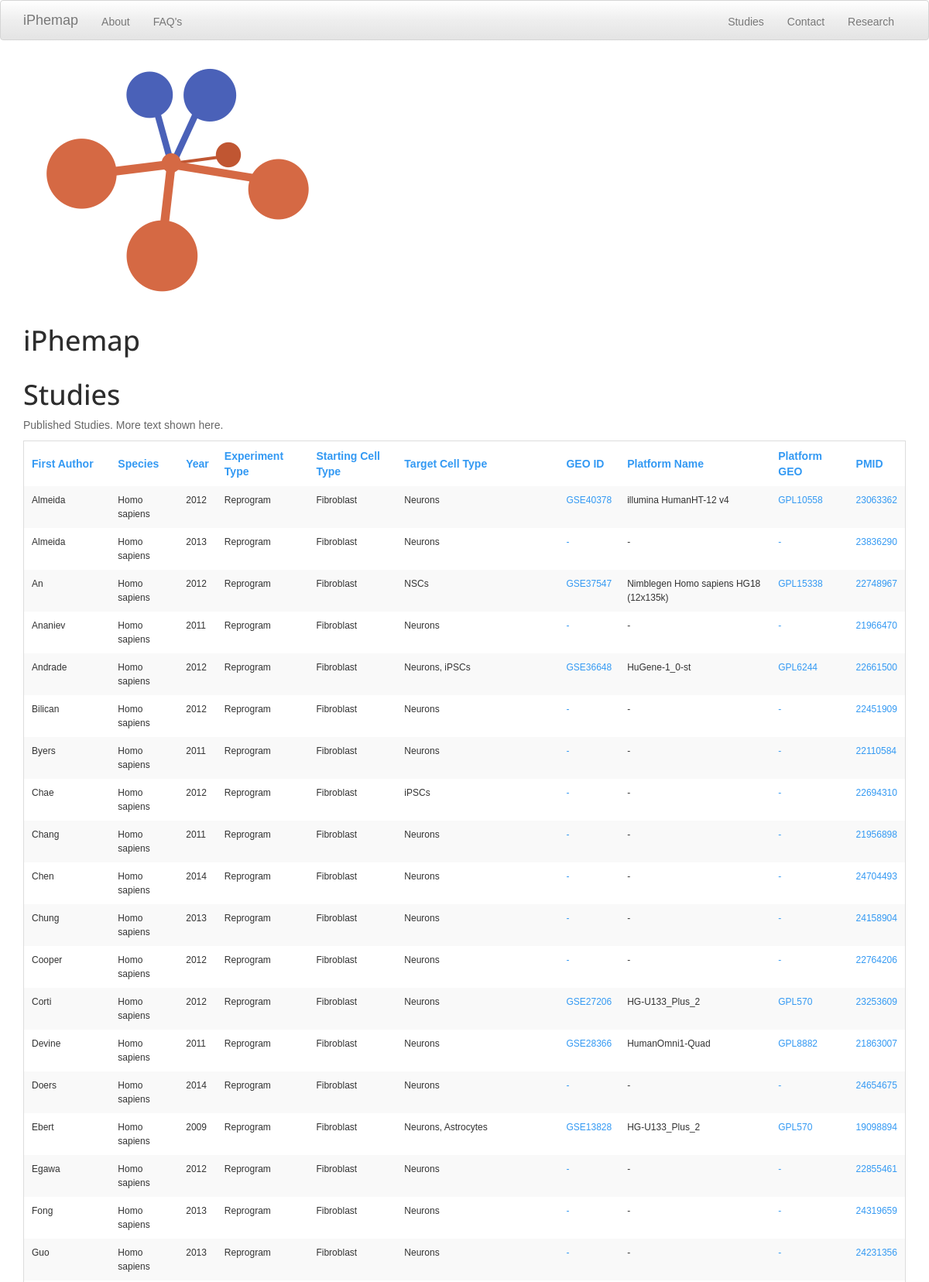
Page /studies?sort=first_author (upper part) on the committed database.
### ipscdb/models.py (models this page shows, shortened)
class Study(models.Model):
	first_author 		= models.CharField(max_length=1000)
	species 			= models.CharField(max_length=1000)
	year 				= models.IntegerField(default=0)
	experiment_type 	= models.CharField(max_length=1000)
	starting_cell_type 	= models.CharField(max_length=1000)
	target_cell_type 	= models.CharField(max_length=1000)
	geoid 				= models.CharField(max_length=1000)
	platform_name 		= models.CharField(max_length=1000)
	platform_geo_id 	= models.CharField(max_length=1000)
	pmid 				= models.IntegerField(default=0)
	geoid_link 			= models.CharField(max_length=2000, default='')
	platform_geoid_link = models.CharField(max_length=2000, default='')
	class Meta:
		ordering = ('year',)

### ipscdb/views.py (the view)
# urls.py: url(r'^studies$', views.studies),
def studies(request):
    pmid = request.GET.get('pmid', 0)
    sort_mode = request.GET.get('sort', '')
    studies = Study.objects.all()
    if sort_mode:
        try:
            studies = studies.order_by(sort_mode)
        except: pass
    return render_to_response('ipscdb/studies.html', {
        'studies' : studies,
        'selected_pmid' : int(pmid)
        }, context_instance=RequestContext(request))

### ipscdb/templates/ipscdb/studies.html
{% extends "ipscdb/default.html" %}
{% block content %}
<h1>Studies</h1>
<p>Published Studies. More text shown here.</p>
<div>
  <table class="responsive">
    <tr>
      <th><a href="studies?sort=first_author">First Author</a></th>
      <th><a href="studies?sort=species">Species</a></th>
      <th><a href="studies?sort=year">Year</a></th>
      <th><a href="studies?sort=experiment_type">Experiment Type</a></th>
      <th><a href="studies?sort=starting_cell_type">Starting Cell Type</a></th>
      <th><a href="studies?sort=target_cell_type">Target Cell Type</a></th>
      <th><a href="studies?sort=geoid">GEO ID</a></th>
      <th><a href="studies?sort=platform_name">Platform Name</a></th>
      <th><a href="studies?sort=platform_geo_id">Platform GEO</a></th>
      <th><a href="studies?sort=pmid">PMID</a></th>
    </tr>
    {% for study in studies %}
    {% if study.pmid == selected_pmid %}
    <tr style="border: 3px solid #000;" id="{{ study.pmid }}">
    {% else %}
    <tr id="{{ study.pmid }}">
    {% endif %}
      <td>{{ study.first_author }}</td>
      <td>{{ study.species }}</td>
      <td>{{ study.year }}</td>
      <td>{{ study.experiment_type }}</td>
      <td>{{ study.starting_cell_type }}</td>
      <td>{{ study.target_cell_type }}</td>
      <td><a href="{{ study.geoid_link }}">{{ study.geoid }}</a></td>
      <td>{{ study.platform_name }}</td>
      <td><a href="{{ study.platform_geoid_link }}">{{ study.platform_geo_id }}</a></td>
      <td><a href="http://www.ncbi.nlm.nih.gov/pubmed/?term={{ study.pmid }}">{{ study.pmid }}</a></td>
    </tr>
    {% endfor %}
  </table>
</div>
{% endblock %}

### ipscdb/static/css/main.css (style rules this page uses)
body { background: #fff; font-family: Arial; }

### ipscdb/static/css/responsive-tables.css (style rules this page uses)
table th { font-weight: bold; }
table td,table th { padding: 9px 10px; text-align: left; }
table { border-collapse: collapse; border-spacing: 0; }
table { background: #fff; -moz-border-radius: 3px; -webkit-border-radius: 3px; border-radius: 3px; margin: 0 0 18px; border: 1px solid #ddd; }
table thead tr th,table tfoot tr th,table tbody tr td,table tr td,table tfoot tr td { font-size: 12px; line-height: 18px; text-align: left; }
table tbody tr:nth-child(even) { background: #f9f9f9; }
table tbody tr td { color: #333; padding: 9px 10px; vertical-align: top; border: none; }

### rows in the picture
Study: first_author "Almeida", species "Homo sapiens", year "2012", experiment_type "Reprogram", starting_cell_type "Fibroblast", target_cell_type "Neurons", geoid "GSE40378", platform_name "illumina HumanHT-12 v4", platform_geo_id "GPL10558", pmid "23063362"
Study: first_author "Almeida", species "Homo sapiens", year "2013", experiment_type "Reprogram", starting_cell_type "Fibroblast", target_cell_type "Neurons", geoid "-", platform_name "-", platform_geo_id "-", pmid "23836290"
Study: first_author "An", species "Homo sapiens", year "2012", experiment_type "Reprogram", starting_cell_type "Fibroblast", target_cell_type "NSCs", geoid "GSE37547", platform_name "Nimblegen Homo sapiens HG18 (12x135k)", platform_geo_id "GPL15338", pmid "22748967"
Study: first_author "Ananiev", species "Homo sapiens", year "2011", experiment_type "Reprogram", starting_cell_type "Fibroblast", target_cell_type "Neurons", geoid "-", platform_name "-", platform_geo_id "-", pmid "21966470"
Study: first_author "Andrade", species "Homo sapiens", year "2012", experiment_type "Reprogram", starting_cell_type "Fibroblast", target_cell_type "Neurons, iPSCs", geoid "GSE36648", platform_name "HuGene-1_0-st", platform_geo_id "GPL6244", pmid "22661500"
Study: first_author "Bilican", species "Homo sapiens", year "2012", experiment_type "Reprogram", starting_cell_type "Fibroblast", target_cell_type "Neurons", geoid "-", platform_name "-", platform_geo_id "-", pmid "22451909"
Study: first_author "Byers", species "Homo sapiens", year "2011", experiment_type "Reprogram", starting_cell_type "Fibroblast", target_cell_type "Neurons", geoid "-", platform_name "-", platform_geo_id "-", pmid "22110584"
Study: first_author "Chae", species "Homo sapiens", year "2012", experiment_type "Reprogram", starting_cell_type "Fibroblast", target_cell_type "iPSCs", geoid "-", platform_name "-", platform_geo_id "-", pmid "22694310"
Study: first_author "Chang", species "Homo sapiens", year "2011", experiment_type "Reprogram", starting_cell_type "Fibroblast", target_cell_type "Neurons", geoid "-", platform_name "-", platform_geo_id "-", pmid "21956898"
Study: first_author "Chen", species "Homo sapiens", year "2014", experiment_type "Reprogram", starting_cell_type "Fibroblast", target_cell_type "Neurons", geoid "-", platform_name "-", platform_geo_id "-", pmid "24704493"
Study: first_author "Chung", species "Homo sapiens", year "2013", experiment_type "Reprogram", starting_cell_type "Fibroblast", target_cell_type "Neurons", geoid "-", platform_name "-", platform_geo_id "-", pmid "24158904"
Study: first_author "Cooper", species "Homo sapiens", year "2012", experiment_type "Reprogram", starting_cell_type "Fibroblast", target_cell_type "Neurons", geoid "-", platform_name "-", platform_geo_id "-", pmid "22764206"
Study: first_author "Corti", species "Homo sapiens", year "2012", experiment_type "Reprogram", starting_cell_type "Fibroblast", target_cell_type "Neurons", geoid "GSE27206", platform_name "HG-U133_Plus_2", platform_geo_id "GPL570", pmid "23253609"
Study: first_author "Devine", species "Homo sapiens", year "2011", experiment_type "Reprogram", starting_cell_type "Fibroblast", target_cell_type "Neurons", geoid "GSE28366", platform_name "HumanOmni1-Quad", platform_geo_id "GPL8882", pmid "21863007"
Study: first_author "Doers", species "Homo sapiens", year "2014", experiment_type "Reprogram", starting_cell_type "Fibroblast", target_cell_type "Neurons", geoid "-", platform_name "-", platform_geo_id "-", pmid "24654675"
Study: first_author "Ebert", species "Homo sapiens", year "2009", experiment_type "Reprogram", starting_cell_type "Fibroblast", target_cell_type "Neurons, Astrocytes", geoid "GSE13828", platform_name "HG-U133_Plus_2", platform_geo_id "GPL570", pmid "19098894"
Study: first_author "Egawa", species "Homo sapiens", year "2012", experiment_type "Reprogram", starting_cell_type "Fibroblast", target_cell_type "Neurons", geoid "-", platform_name "-", platform_geo_id "-", pmid "22855461"
Study: first_author "Fong", species "Homo sapiens", year "2013", experiment_type "Reprogram", starting_cell_type "Fibroblast", target_cell_type "Neurons", geoid "-", platform_name "-", platform_geo_id "-", pmid "24319659"
Study: first_author "Guo", species "Homo sapiens", year "2013", experiment_type "Reprogram", starting_cell_type "Fibroblast", target_cell_type "Neurons", geoid "-", platform_name "-", platform_geo_id "-", pmid "24231356"
